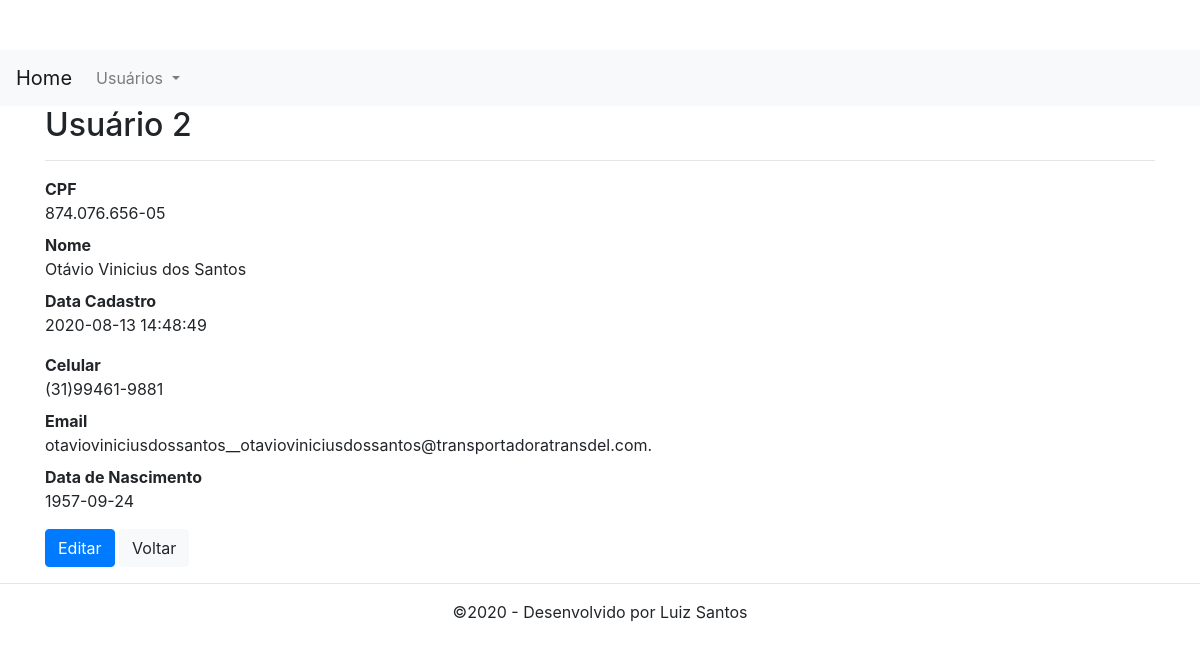
The page /user/view.php?id=2 on the database its author committed.
### tables this page shows
CREATE TABLE user(
	id_user int not null primary key auto_increment,
    cpf varchar (14) not null,
	name_full varchar(255) not null,
	email varchar(100) not null,
    cellphone varchar(25),
    datanasc date,
	created timestamp default current_timestamp,
    modified date 
);

### inc/database.php (called while the page is built, shortened)
<?php
function find( $table = null, $id = null){
    $database = open_database();
    $found = null;
    try{
        if ($id) {
            $sql = "SELECT * FROM " .$table . " WHERE id_user = " . $id;
            $result = $database->query($sql);
            if ($result->num_rows > 0) {
                $found = $result->fetch_assoc();
            }
        } else{
            $sql = "SELECT * FROM " . $table;
            $result = $database->query($sql);
            if ($result->num_rows > 0) {
                $found = $result->fetch_all(MYSQLI_ASSOC);
            }
        }
    } catch (Exception $e) {
        $_SESSION['mesage'] = $e->GetMessage();
        $_SESSION['type'] = 'danger';
    }
    return $found;
}
function open_database() {
    try {
            $conn = new mysqli(DB_HOST, DB_USER, DB_PASSWORD, DB_NAME);
            return $conn;
    } catch (Exception $e) {
        echo $e->GetMessage();
        return null;
    }
}
?>

### user/functions.php (called while the page is built, shortened)
<?php
function view($id = null) {
    $user = find('user', $id);
}

### user/view.php (the view, shortened to what this page needs)
<?php
    require_once('functions.php');
    view($_GET['id']);
?>
<h2>Usuário <?php echo $user['id_user']; ?></h2>
<hr>
<dl class="dl-horizontal">
    <dt>CPF</dt>
    <dd><?php echo $user['cpf']; ?></dd>
    <dt>Nome</dt>
    <dd><?php echo $user['name_full']; ?></dd>
    <dt>Data Cadastro</dt>
    <dd><?php echo $user['created']; ?></dd>
</dl>
<dl class="dl-horizontal">
    <dt>Celular</dt>
    <dd><?php echo $user['cellphone']; ?></dd>
    <dt>Email</dt>
    <dd><?php echo $user['email']; ?></dd>
    <dt>Data de Nascimento</dt>
    <dd><?php echo $user['datanasc']; ?></dd>
</dl>
<div id="actions" class="row">
    <div class="col-md-12">
        <a href="edit.php?id=<?php echo $user['id_user']; ?>" class="btn btn-primary">Editar</a>
        <a href="index.php" class="btn btn-light">Voltar</a>
    </div>
</div>

### inc/header.php (style rules this page uses)
body { padding-top: 50px; padding-bottom: 20px; }

### rows shown on the page
user: id_user "2", cpf "874.076.656-05", name_full "Otávio Vinicius dos Santos", created "2020-08-13 14:48:49", cellphone "(31)99461-9881", email "otavioviniciusdossantos__otavioviniciusdossantos@transportadoratransdel.com.", datanasc "1957-09-24"
